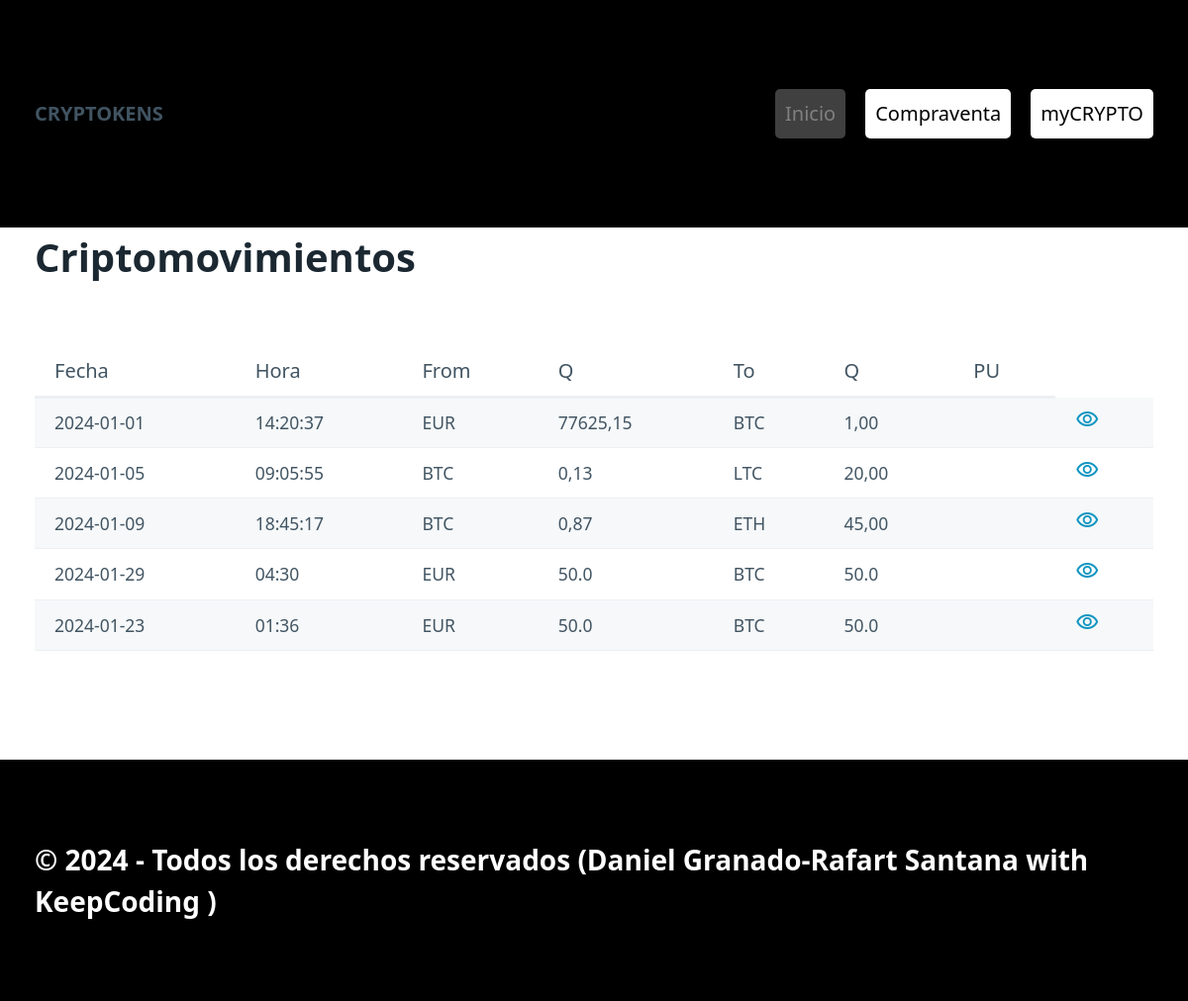
Before: / with the older database file.
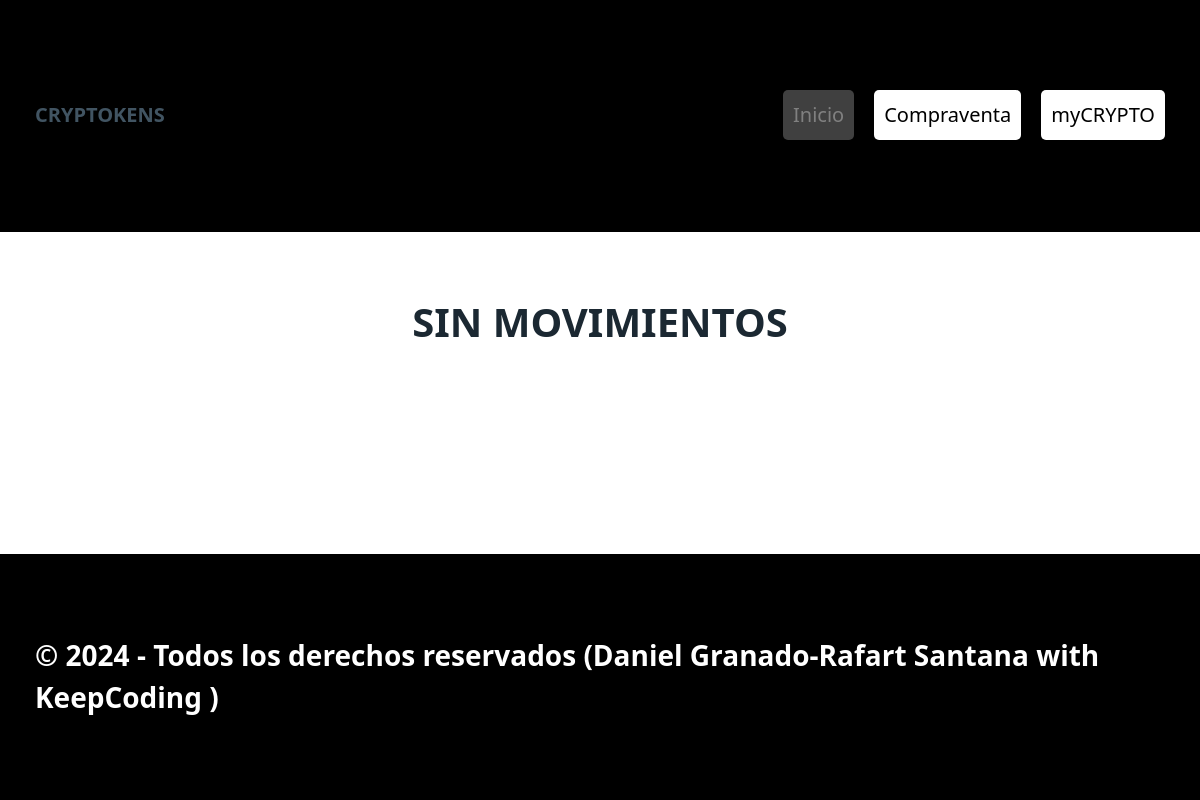
After: the same page with the newer database file.
### tables this page shows
CREATE TABLE "Criptomovimientos" (
	"id"	INTEGER NOT NULL,
	"date"	TEXT NOT NULL,
	"time"	TEXT NOT NULL,
	"moneda_from"	TEXT NOT NULL,
	"cantidad_from"	REAL,
	"moneda_to"	TEXT NOT NULL,
	"cantidad_to"	REAL,
	PRIMARY KEY("id")
);

### registros_crip/routes.py (the view)
@app.route('/')#mostrará una tabla con los movimientos (compras y conversiones de criptomonedas) realizados por el usuario
def index():
    dic = select_all()
    if dic:
        return render_template('index.html', datos=dic)
    else:
        return render_template('index.html', sindatos=dic)

### registros_crip/models.py (called while the page is built)
def select_all():
    conexion = sqlite3.connect("data/movements.sqlite")
    cur = conexion.cursor()
    res = cur.execute('select * from Criptomovimientos;')
    filas = res.fetchall()#Los datos de columnas (2024-01-01,14:55:37,EUR,etc)
    columnas = res.description#Los nombres de columnas(id,0000)(date,0000)
    lista_diccionario= []
    diccionario = {}
    for f in filas:
        posicion = 0
        diccionario = {}
        for c in columnas:
            diccionario[c[0]] = f[posicion]
            posicion += 1
        lista_diccionario.append(diccionario)
        conexion.close()
    return lista_diccionario

### registros_crip/templates/index.html (shortened to what this page needs)
{% extends 'base.html' %}
{% block cabecera %}
<div class="container">
    <nav>
        <ul>
          <li><strong>CRYPTOKENS</strong></li>
        </ul>
        <ul>
          <li><a role="button" style="background-color: gray;  border: gray;">Inicio</a></li>
          <li><a href="/purchase" role="button" style="background-color: white; color: black; border: gray;">Compraventa</a></li>
          <li><a href="/status" role="button" style="background-color: white; color: black; border: gray;">myCRYPTO</a></li>
        </ul>
      </nav>
</div>
{% endblock %}
{% block contenido %}
    {% if not datos %}
        <div id="sinMovimientos">
            <h1>SIN MOVIMIENTOS</h1>
        </div>
    {% else %}
    <h1>Criptomovimientos</h1>
    <table role="grid">
        <thead>
            <tr>
                <th>Fecha</th>
                <th>Hora</th>
                <th>From</th>
                <th>Q</th>
                <th>To</th>
                <th>Q</th>
                <th>PU</th>
            </tr>
        </thead>
        <tbody>
            {% for item in datos %}
            <tr>
                <td>{{item.date}}</td>
                <td>{{item.time}}</td>
                <td>{{item.moneda_from}}</td>
                <td>{{item.cantidad_from}}</td>
                <td>{{item.moneda_to}}</td>
                <td>{{item.cantidad_to}}</td>
                <td>{{item.PU}}</td>
                <td>
                    <a href="/status/{{item.id}}">
                        <span class="material-symbols-outlined">
                        </span>
                    </a>
                </td>
            </tr>
            {% endfor %}
    {% endif %}
    </tbody>
</table>
{% endblock %}

### registros_crip/templates/base.html (shortened to what this page needs)
<!DOCTYPE html>
<html lang="en">
<head>
    <link rel="stylesheet" href="/static/pico.css">
    <link rel="stylesheet" href="/static/style.css">
</head>
<body>
    <header>
        {% block cabecera %}
        {% endblock %}
    </header>
    <section class="container">
        {% block contenido %}
        {% endblock %}
    </section>
    <footer>
        <div class="container">
            &copy; 2024 - Todos los derechos reservados (Daniel Granado-Rafart Santana with KeepCoding )
    </footer>
</body>
</html>

### registros_crip/static/style.css (style rules this page uses)
header, footer { background-color: black; color: white; font-size: 1.4em; font-weight: bold; }
body { min-height: 100vh; display: grid; grid-auto-flow: auto auto 1fr auto; margin: 0; }
#sinMovimientos { display: flex; justify-content: center; align-items: center; height: 30vh; margin: auto; text-align: center; }

Changed rows visible on the page:
removed Criptomovimientos: date "2024-01-01", time "14:20:37", moneda_from "EUR", cantidad_from "77625,15", moneda_to "BTC", cantidad_to "1,00"
removed Criptomovimientos: date "2024-01-05", time "09:05:55", moneda_from "BTC", cantidad_from "0,13", moneda_to "LTC", cantidad_to "20,00"
removed Criptomovimientos: date "2024-01-09", time "18:45:17", moneda_from "BTC", cantidad_from "0,87", moneda_to "ETH", cantidad_to "45,00"
removed Criptomovimientos: date "2024-01-29", time "04:30", moneda_from "EUR", cantidad_from "50.0", moneda_to "BTC", cantidad_to "50.0"
removed Criptomovimientos: date "2024-01-23", time "01:36", moneda_from "EUR", cantidad_from "50.0", moneda_to "BTC", cantidad_to "50.0"
Other visible differences:
text no longer shown: "Criptomovimientos Fecha Hora From Q To Q PU"
text now shown: "SIN MOVIMIENTOS"
